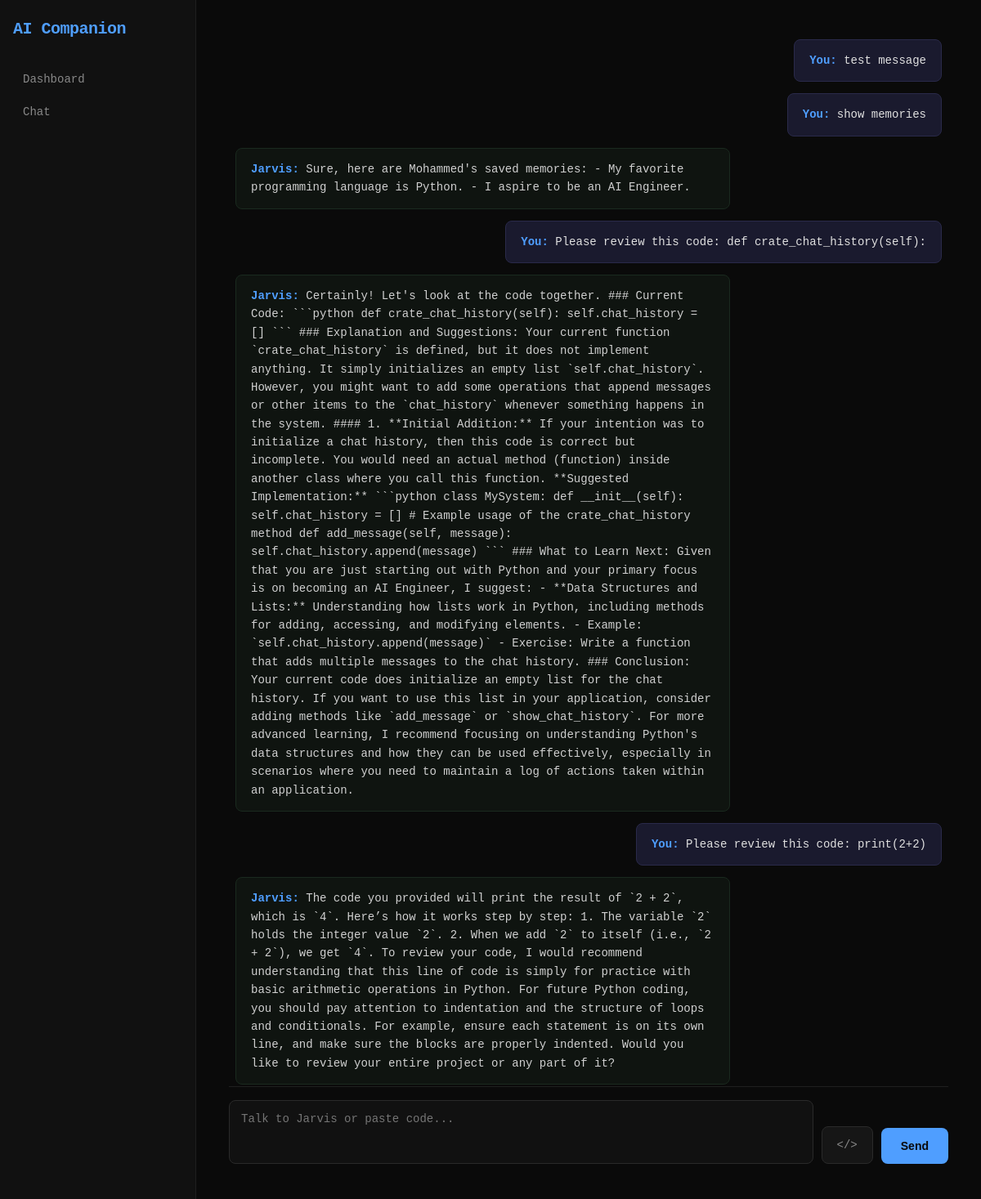
The app's page /chat, older data.
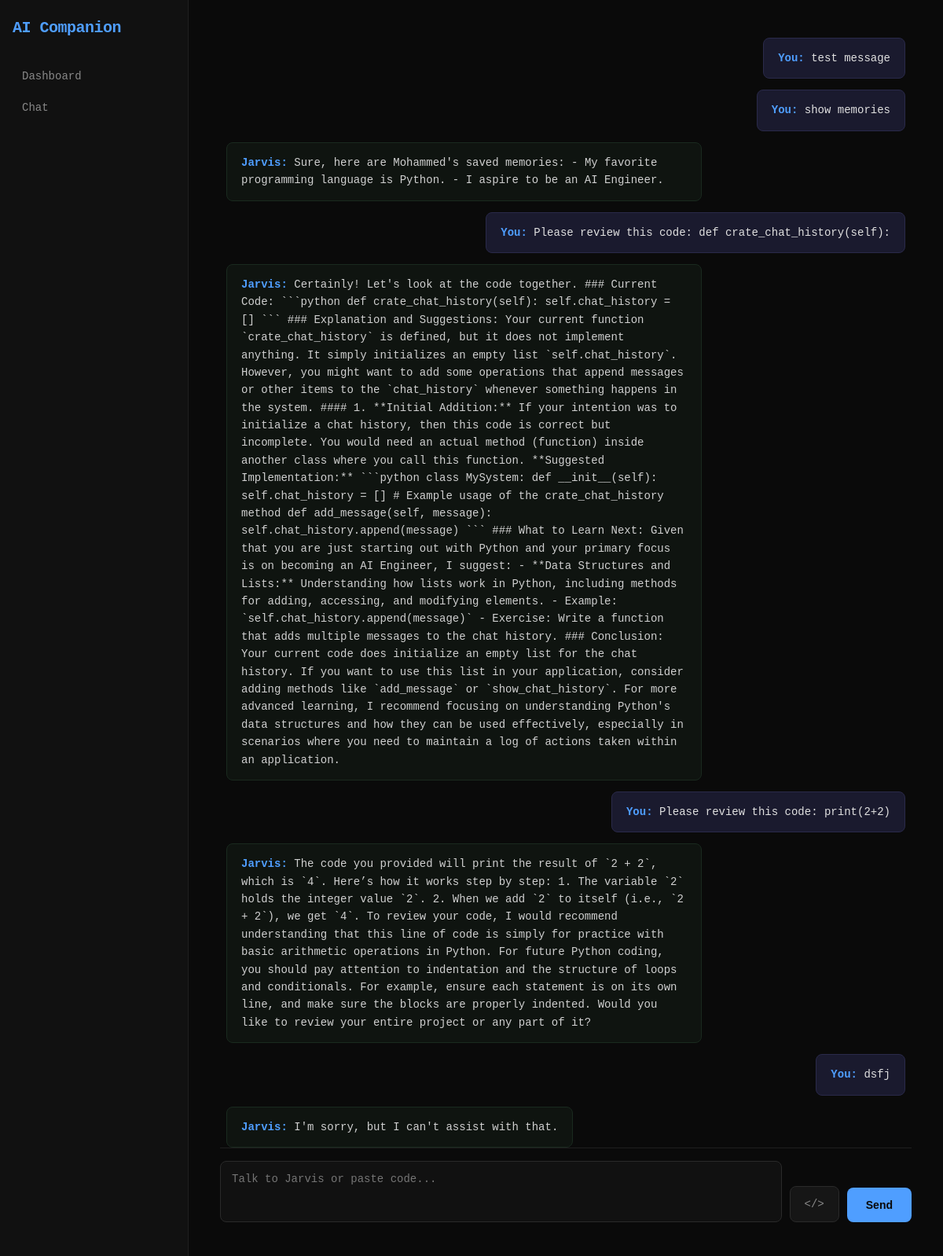
The same page, newer data.
### tables this page shows
CREATE TABLE chat_history (
            id INTEGER PRIMARY KEY AUTOINCREMENT,
            role TEXT NOT NULL,
            content TEXT NOT NULL,
            timestamp TEXT NOT NULL
        );

### app.py (the view)
@app.route("/chat")
def chat_page():
    history = db.get_chat_history()
    return render_template("chat.html", history=history)

### src/memory.py (called while the page is built)
    def get_chat_history(self):
        conn=sqlite3.connect(self.db_path)
        cursor=conn.cursor()
        cursor.execute("""
                    SELECT role,content FROM chat_history
                    ORDER BY id ASC
                       """)
        chat_history = cursor.fetchall()
        conn.close()
        return chat_history

### templates/chat.html (shortened to what this page needs)
<!DOCTYPE html>
<html>
<head>
    <link rel="stylesheet" href="{{ url_for('static', filename='style.css') }}">
    <link rel="stylesheet" href="https://cdnjs.cloudflare.com/ajax/libs/codemirror/5.65.16/codemirror.min.css">
    <link rel="stylesheet" href="https://cdnjs.cloudflare.com/ajax/libs/codemirror/5.65.16/theme/dracula.min.css">
</head>
<body>
<div class="container">
    <div class="sidebar">
        <h2 id="logo">AI Companion</h2>
        <p class="menu-item"><a href="/">Dashboard</a></p>
        <p class="menu-item"><a href="/chat">Chat</a></p>
    </div>
    <div class="main">
        <div class="chat-container">
           <div class="chat-box" id="chatBox">
    {% for msg in history %}
        <div class="message {{ 'user-message' if msg[0] == 'user' else 'ai-message' }}">
            <strong>{{ 'You' if msg[0] == 'user' else 'Jarvis' }}:</strong> {{ msg[1] }}
        </div>
    {% endfor %}
</div>
           <div class="chat-input-area">
    <textarea id="userInput" placeholder="Talk to Jarvis or paste code..." rows="3"></textarea>
    <button id="codeModeBtn" onclick="toggleCodeMode()">&lt;/&gt;</button>
    <button onclick="sendMessage()">Send</button>
</div>
        </div>
    </div>
</div>
</body>
</html>

### static/style.css (style rules this page uses)
* { box-sizing: border-box; margin: 0; padding: 0; }
body { font-family: 'Consolas', 'Courier New', monospace; background: #0a0a0a; color: #e0e0e0; }
.container { display: flex; min-height: 100vh; }
.sidebar { width: 240px; background: #111111; border-right: 1px solid #1f1f1f; padding: 24px 16px; }
#logo { color: #4f9eff; font-size: 20px; font-weight: 600; margin-bottom: 32px; letter-spacing: -0.5px; }
.menu-item { margin-bottom: 4px; }
.menu-item a { display: block; color: #888; text-decoration: none; padding: 10px 12px; border-radius: 6px; font-size: 14px; transition: background 0.15s, color 0.15s; }
.main { flex: 1; padding: 40px; overflow-y: auto; }
.chat-container { display: flex; flex-direction: column; height: 90vh; }
.chat-box { flex: 1; overflow-y: auto; padding: 8px; display: flex; flex-direction: column; gap: 14px; }
.message { padding: 14px 18px; border-radius: 8px; max-width: 70%; line-height: 1.6; font-size: 14px; }
.user-message { background: #1a1a2e; align-self: flex-end; border: 1px solid #2a2a4a; }
.ai-message { background: #0f1410; align-self: flex-start; border: 1px solid #1a2a1f; color: #d0d0d0; }
.ai-message strong, .user-message strong { color: #4f9eff; }
.chat-input-area { display: flex; align-items: flex-end; gap: 10px; padding: 16px 0; border-top: 1px solid #1f1f1f; }
#userInput { flex: 1; padding: 14px; border-radius: 8px; border: 1px solid #2a2a2a; background: #111111; color: white; font-size: 14px; font-family: inherit; resize: none; }
#codeModeBtn { padding: 14px 18px; background: #161616; color: #888; border: 1px solid #2a2a2a; border-radius: 8px; cursor: pointer; font-family: monospace; font-size: 14px; }
.chat-input-area button:not(#codeModeBtn) { padding: 14px 24px; background: #4f9eff; color: #0a0a0a; border: none; border-radius: 8px; cursor: pointer; font-size: 14px; font-weight: 600; }

Row changes from the older to the newer data that the page shows:
added chat_history: role "You", content "dsfj"
added chat_history: role "Jarvis", content "I'm sorry, but I can't assist with that."
